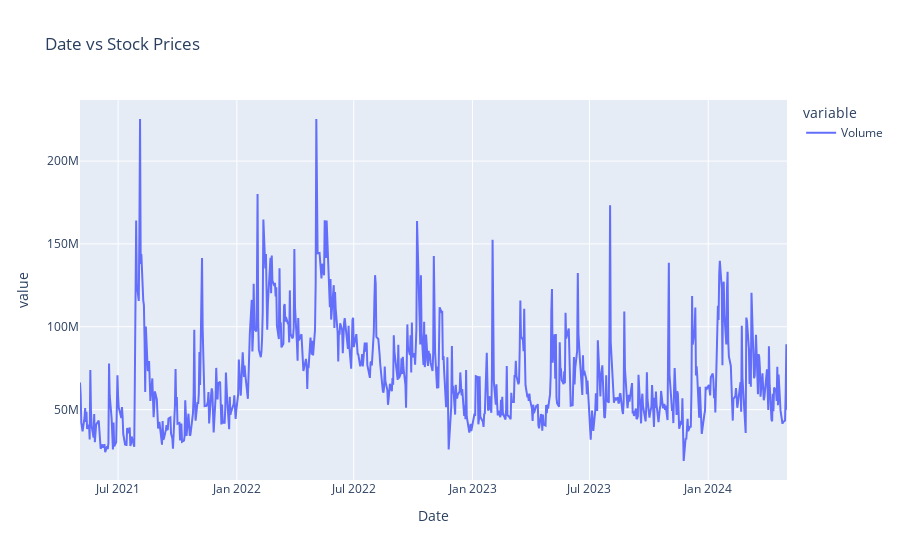

This figure's notebook cell:
### Markdown cell above
Judging the Closing price, AMD has been experiencing volatile rise and drop in its price.

AMD in October 2022 reached its lowest stock price on the chart due reporting a 40% decline in its client segment (PCs) that was almost the entire reason for AMD's shortfall when the PC makert came to a standstill in the second half of summer in 2022.

AMD in March 2024 experienced a high rise in stock price due to their announcement of their MI300 series AI chip for HPC and generative AI. Leading many investors heavily invest into the stock over the AI craze. But such rapid growth may be unsustainable due to the stronger position their competitors may have such as Nvidia and if the company fails to meet expectations may lead to significant damage to the stock.

The most recent drop can be explained with AMD's struggle to impress Wall Street with its earnings season, investors were not impressed even amid the rise in AI demand. Leading to a near 9% drop in stock price and affecting other company stocks such as Nvidia with a 3% stock drop.

### Code cell
fig = px.line(df_amd, y=['Volume'], title = 'Date vs Stock Prices')
fig.show()

### Figure 1 — Plotly figure (JSON) as saved in the notebook; plotly's stock layout.template omitted (floating-point values rounded to 4 significant figures; data arrays with more than 128 entries replaced by an {"elided": "..."} marker saying what was removed)
{"data": [{"hovertemplate": "variable=Volume<br>Date=%{x}<br>value=%{y}<extra></extra>", "legendgroup": "Volume", "line": {"color": "#636efa", "dash": "solid"}, "marker": {"symbol": "circle"}, "mode": "lines", "name": "Volume", "orientation": "v", "showlegend": true, "type": "scatter", "x": {"elided": "756 str values"}, "xaxis": "x", "y": {"elided": "756 int values"}, "yaxis": "y"}], "layout": {"legend": {"title": {"text": "variable"}, "tracegroupgap": 0}, "title": {"text": "Date vs Stock Prices"}, "xaxis": {"anchor": "y", "domain": [0, 1], "title": {"text": "Date"}}, "yaxis": {"anchor": "x", "domain": [0, 1], "title": {"text": "value"}}}}
